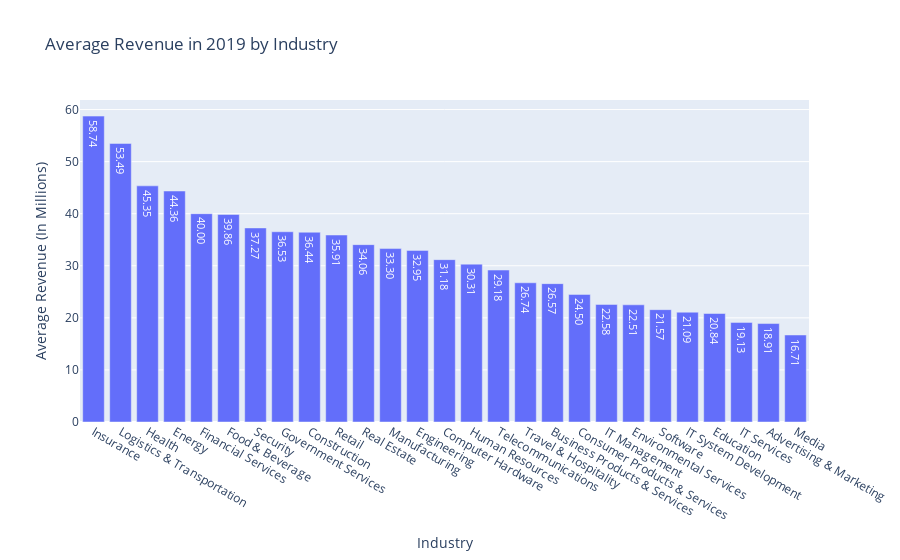

Here is the notebook cell this chart was saved with:
### Markdown cell above
***1. What's the average revenue among companies on the list? Broken down by industry?***

### Code cell
def average_revenue_by_industry(data, chart_type):
    dff = data.copy();
    dff["revenue_cleaned"] = dff["revenue"].apply(lambda x: float(x.split(" ")[0]));
    dff_agg = dff.groupby("industry").mean("revenue_cleaned");
    dff_agg = dff_agg.sort_values(by=["revenue_cleaned"], ascending=False)["revenue_cleaned"];
    data = pd.DataFrame({
        "Industry":dff_agg.index.tolist(),
        "Average Revenue":dff_agg.values.tolist()
    });
    if chart_type == "pie":
        fig = px.pie(data, names="Industry", values="Average Revenue", title="Percentage of Average Revenue in 2019 by Industry");
        fig.show();
    elif chart_type == "bar":
        fig = px.bar(data, x="Industry", y="Average Revenue", title="Average Revenue in 2019 by Industry", text_auto='.2f');
        fig.update_layout(yaxis=dict(title="Average Revenue (In Millions)"));
        fig.show();
    else:
        print(dff_agg);

average_revenue_by_industry(df, "bar")

### Figure 1 — Plotly figure (JSON) as saved in the notebook; plotly's stock layout.template omitted (floating-point values rounded to 4 significant figures)
{"data": [{"alignmentgroup": "True", "hovertemplate": "Industry=%{x}<br>Average Revenue=%{y}<extra></extra>", "legendgroup": "", "marker": {"color": "#636efa", "pattern": {"shape": ""}}, "name": "", "offsetgroup": "", "orientation": "v", "showlegend": false, "textposition": "auto", "texttemplate": "%{y:.2f}", "type": "bar", "x": ["Insurance", "Logistics & Transportation", "Health", "Energy", "Financial Services", "Food & Beverage", "Security", "Government Services", "Construction", "Retail", "Real Estate", "Manufacturing", "Engineering", "Computer Hardware", "Human Resources", "Telecommunications", "Travel & Hospitality", "Business Products & Services", "Consumer Products & Services", "IT Management", "Environmental Services", "Software", "IT System Development", "Education", "IT Services", "Advertising & Marketing", "Media"], "xaxis": "x", "y": [58.74, 53.49, 45.35, 44.36, 40.0, 39.86, 37.27, 36.53, 36.44, 35.91, 34.06, 33.3, 32.95, 31.18, 30.31, 29.18, 26.74, 26.57, 24.5, 22.58, 22.51, 21.57, 21.09, 20.84, 19.13, 18.91, 16.71], "yaxis": "y"}], "layout": {"barmode": "relative", "legend": {"tracegroupgap": 0}, "title": {"text": "Average Revenue in 2019 by Industry"}, "xaxis": {"anchor": "y", "domain": [0, 1], "title": {"text": "Industry"}}, "yaxis": {"anchor": "x", "domain": [0, 1], "title": {"text": "Average Revenue (In Millions)"}}}}
